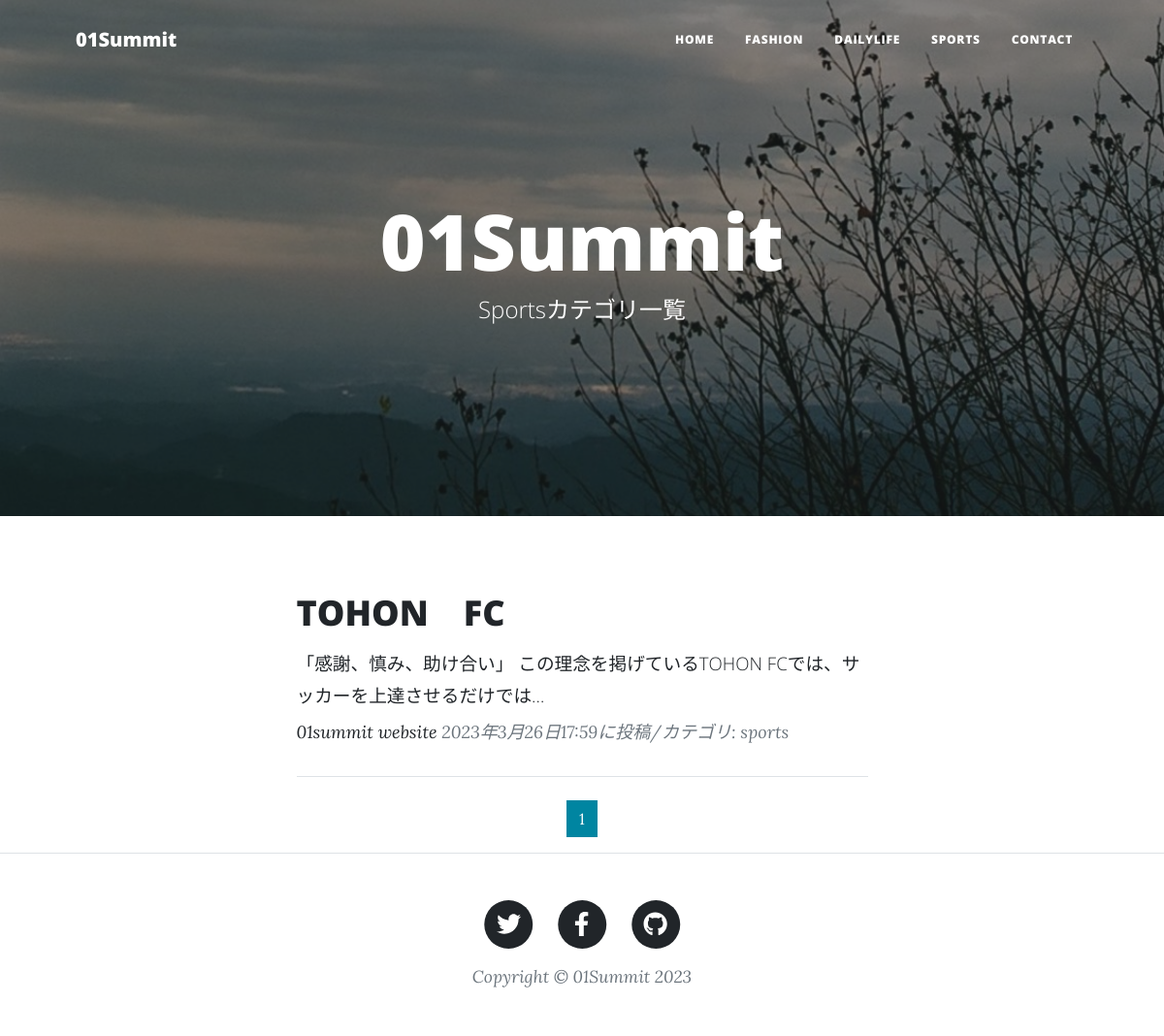
The app's page /sports-list/ with its own data.
### blogapp/models.py (models this page shows, shortened)
class BlogPost(models.Model):
    CATEGORY = (('fashion', 'fashion')),(('dailylife','dailylife')),(('sports','sports'))
    title = models.CharField(verbose_name='title',max_length=200)
    content = models.TextField(verbose_name='contnet')
    posted_at = models.DateTimeField(verbose_name='datetime',auto_now_add=True)
    category = models.CharField(verbose_name='category',max_length=50,choices=CATEGORY)

### blogapp/views.py (the view)
# urls.py: path('sports-list/', views.sports_view, name='sports_list'),
def sports_view(request):
    records = BlogPost.objects.filter(category='sports').order_by('-posted_at')
    paginator = Paginator(records, 2)
    page_number = request.GET.get('page', 1)
    pages = paginator.page(page_number)
    return render(request, 'sports_list.html', {'orderby_records': pages})

### blogapp/templates/sports_list.html (shortened to what this page needs)
{% extends 'base.html' %}
{% load static %}
        {% block header %}
        <header class="masthead" style="background-image: url({% static 'assets/img/no1.jpg' %})">
            <div class="container position-relative px-4 px-lg-5">
                <div class="row gx-4 gx-lg-5 justify-content-center">
                    <div class="col-md-10 col-lg-8 col-xl-7">
                        <div class="site-heading">
                            <h1> 01Summit </h1>
                            <span class="subheading"> Sportsカテゴリ一覧 </span>
                        </div>
                    </div>
                </div>
            </div>
        </header>
        {% endblock %}
        {% block contents %}
        <div class="container px-4 px-lg-5">
            <div class="row gx-4 gx-lg-5 justify-content-center">
                <div class="col-md-10 col-lg-8 col-xl-7">
                    {% for record in orderby_records %}
                    <div class="post-preview">
                        <a href="{% url 'blogapp:blog_detail' record.pk %}">
                            <h2 class="post-title">
                                {{record.title}}
                            </h2>
                            <h3 class="post-subtitle">
                                <span style="font-size : 14pt">
                                    {{record.content|truncatechars:50}}
                                </span>
                            </h3>
                        </a>
                        <p class="post-meta">
                            <a href="#"> 01summit website</a>
                            {{record.posted_at}}に投稿/カテゴリ:
                            {{record.category}}</p>
                    </div>
                    <hr class="my-4" />
                    {% endfor %}
                    {% include "pagination.html" %}
                </div>
            </div>
        </div>
        {% endblock %}

### records on screen
BlogPost: title "TOHON FC", content "「感謝、慎み、助け合い」 この理念を掲げているTOHON FCでは、サッカーを上達させるだけでは…", posted_at "2023年3月26日17:59", category "sports"

### other values on screen
{{ num }} "1"
